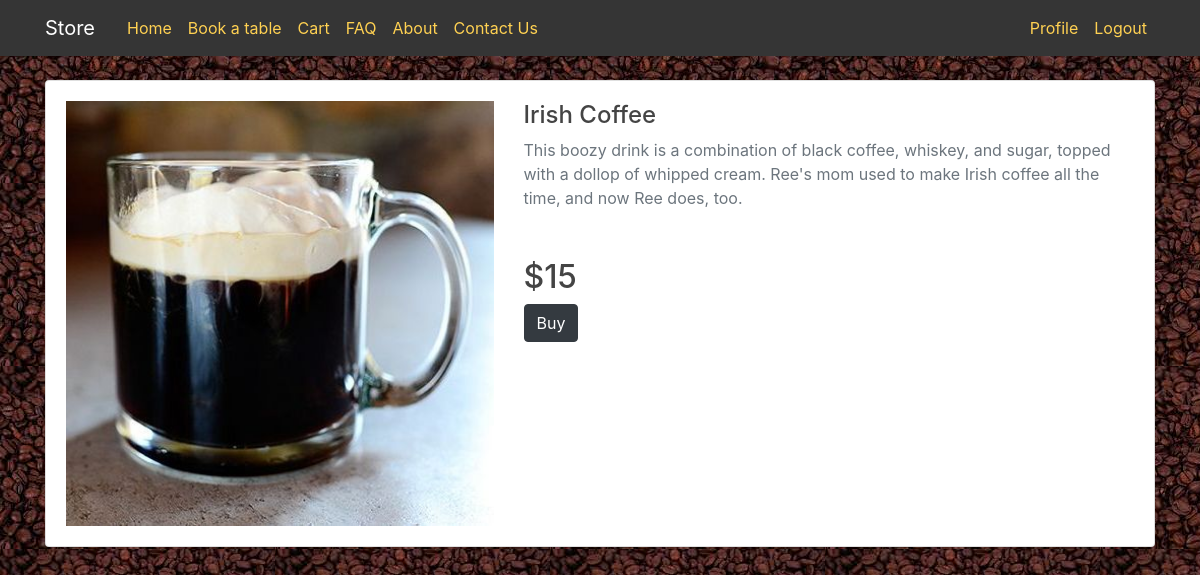
/coffee/2/ (signed in), run on the app's committed database.
### coffee_app/models.py (models this page shows, shortened)
class Coffee(models.Model):
    STATUS_CHOICES=(
        ('in_s', 'In stock'),
        ('out_s', 'Out of stock'),
    )
    name = models.CharField(max_length=60)
    price = models.IntegerField(default=0)
    image = models.ImageField(upload_to='uploads/coffee/')
    age_limit = models.BooleanField(default=False)
    days_available = models.ManyToManyField(WeekDays, related_name="available_coffees")
    available_from = models.TimeField(auto_now_add=False, blank=True, null=True, default=None)
    available_to = models.TimeField(auto_now_add=False, blank=True, null=True, default=None)
    type = models.ForeignKey(CoffeeType, on_delete=models.CASCADE, default=1)
    description = models.TextField(blank=True, null=True)
    status = models.CharField(choices=STATUS_CHOICES, max_length=50, default='in_s')
    updated_at = models.DateTimeField(auto_now=True)
    created_at = models.DateTimeField(auto_now_add=True)
    @property
    def get_image_url(self):
        try:
            return self.image.url
        except:
            return ''

### coffee_app/views.py (the view, shortened to what this page needs)
# urls.py: path('<int:id>/', views.coffee_detail_view.as_view(), name='coffee_detail_view'),
class coffee_detail_view(View):
    def get(self, request, id):
        coffee = get_object_or_404(Coffee, id=id)
        context = {
            'coffee': coffee,
        }
        return render(request, 'coffee_app/coffee_detail.html', context)

### coffee_app/templatetags/custom_tags.py (called while the page is built)
@register.filter(name='has_group')
def has_group(user, group_name):
    return user.groups.filter(name=group_name).exists()

### templates/coffee_app/coffee_detail.html (shortened to what this page needs)
{% extends "base.html" %}
{% load custom_tags %}
{% block footer %}
    <section class="container">
        <div class="row">
            <div class="col-12">
                <div class="card">
                    <div class="card-body">
                        <div class="row">
                            <div class="col-lg-5 col-md-5 col-sm-6">
                                <div class="text-center"><img src="{{coffee.get_image_url}}" class="img-responsive" width="100%"></div>
                            </div>
                            <div class="col-lg-7 col-md-7 col-sm-6">
                                <h4>{{coffee.name}}</h4>
                                <p class="text-muted">
                                    {{coffee.description}}
                                </p>
                                <h2 class="mt-5">
                                    ${{coffee.price}}
                                </h2>
                                <form action="{% url 'cart_view' %}" method="POST">
                                    <button class="btn btn-dark btn-rounded mr-1" type="submit">
                                        Buy
                                    </button>
                                </form>
                            </div>
                        </div>
                    </div>
                </div>
            </div>
        </div>
    </section>
{% endblock %}

### static/css/style.css (style rules this page uses)
body { background: #ffffff; color: #333333; margin-top: 5rem; }
h1, h2, h3, h4, h5, h6 { color: #444444; }

### data on the page
Coffee: get_image_url (picture), name "Irish Coffee", description "This boozy drink is a combination of black coffee, whiskey, and sugar, topped with a dollop of whipped cream. Ree's mom used to make Irish coffee all the time, and now Ree does, too.", price "15"
